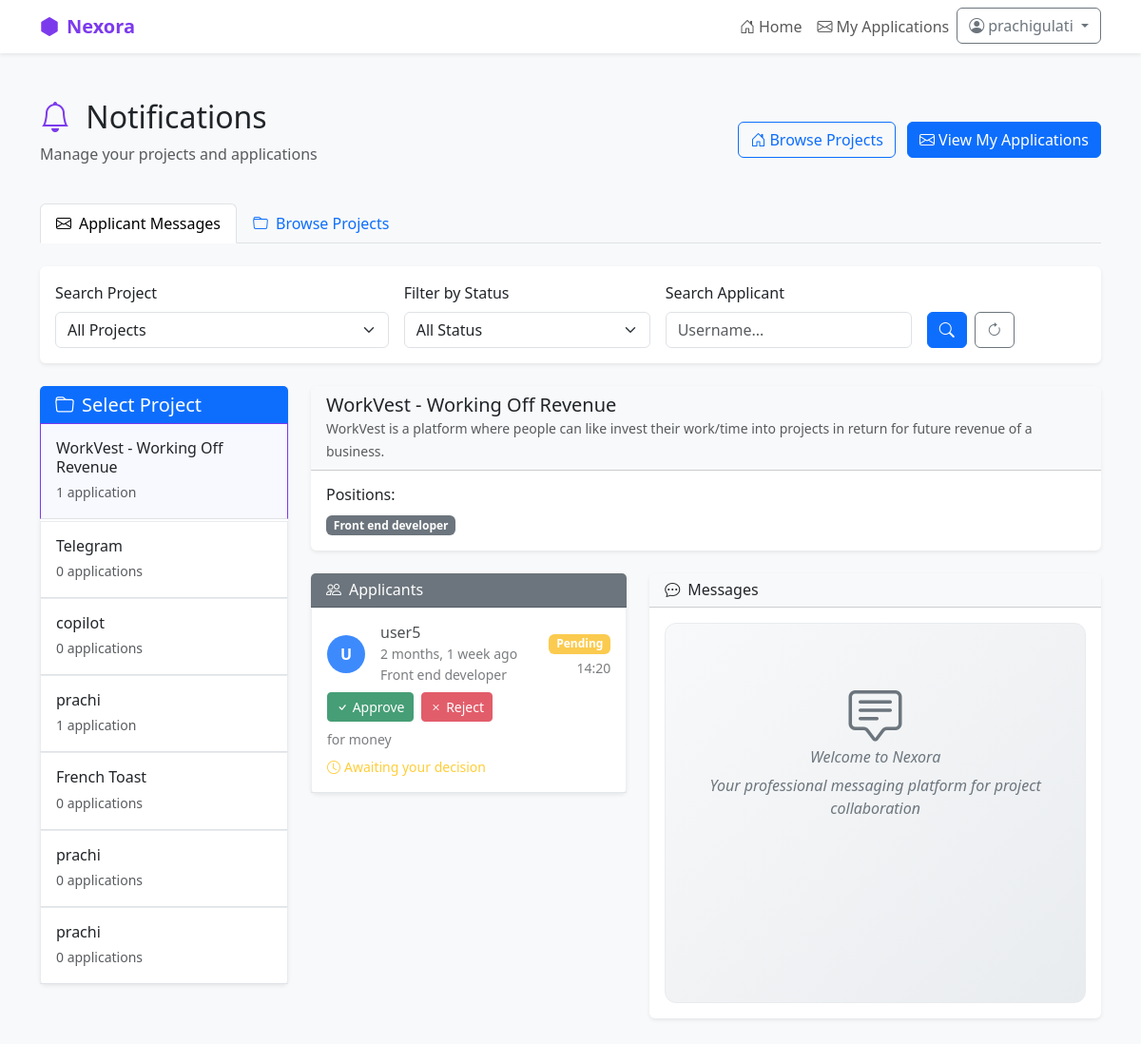
The app's page /notifications/ (signed in) with its own data.
### main/models.py (models this page shows, shortened)
class Project(models.Model):
    user = models.ForeignKey(User, on_delete=models.CASCADE)
    name = models.CharField(max_length=40)
    description = models.TextField(max_length=200)
    problem = models.TextField(max_length=200, blank=True, null=True)
    market = models.TextField(max_length=200, blank=True, null=True)
    competition = models.TextField(max_length=200, blank=True, null=True)
    details = models.TextField(max_length=200, blank=True, null=True)
    stage = models.CharField(max_length=100)
    category = models.CharField(max_length=100)
    url = models.URLField(blank=True, null=True)
    banner = models.ImageField(upload_to='banners/', null=True, blank=True)
    funding_goal = models.DecimalField(max_digits=10, decimal_places=2, default=0)
    created_at = models.DateTimeField(auto_now_add=True)

class Application(models.Model):
    STATUS_CHOICES = [
        ('pending', 'Pending'),
        ('approved', 'Approved'),
        ('rejected', 'Rejected'),
    ]
    position = models.ForeignKey(Position, on_delete=models.CASCADE, related_name='applications')
    applicant = models.ForeignKey(User, on_delete=models.CASCADE)
    reason = models.TextField()
    experience = models.TextField()
    created_at = models.DateTimeField(auto_now_add=True)
    status = models.CharField(max_length=10, choices=STATUS_CHOICES, default='pending')

class Position(models.Model):
    COMPENSATION_CHOICES = [
        ('paid', 'Paid'),
        ('unpaid', 'Unpaid'),
        ('equity', 'Equity Split'),
    ]
    project = models.ForeignKey(Project, on_delete=models.CASCADE, related_name="positions")
    title = models.CharField(max_length=100)
    description = models.TextField(max_length=200)
    compensation_type = models.CharField(max_length=10, choices=COMPENSATION_CHOICES, default='unpaid')

### main/views.py (the view)
# urls.py: path('notifications/', views.notifications_view, name='notifications'),
@login_required
def notifications_view(request):
    from collections import defaultdict
    from .models import Project, Application
    from django.db.models import Q
    search_project = request.GET.get('search_project', '')
    filter_status = request.GET.get('filter_status', '')
    search_applicant = request.GET.get('search_applicant', '')
    user_projects = Project.objects.filter(user=request.user)\
        .prefetch_related('positions')\
        .order_by('-created_at')
    if search_project:
        user_projects = user_projects.filter(name__icontains=search_project)
    applications = Application.objects.filter(
        position__project__in=user_projects
    ).select_related('position', 'position__project', 'applicant')\
     .order_by('-created_at')
    if filter_status:
        applications = applications.filter(status=filter_status)
    if search_applicant:
        applications = applications.filter(applicant__username__icontains=search_applicant)
    for app in applications:
        unread_count = Message.objects.filter(
            application=app,
            recipient=request.user,
            is_read=False
        ).count()
        app.has_unread = unread_count > 0
        app.unread_count = unread_count
    grouped_apps = defaultdict(list)
    for app in applications:
        grouped_apps[app.position.project].append(app)
    project_data = [(project, grouped_apps.get(project, [])) for project in user_projects]
    all_user_projects = Project.objects.filter(user=request.user).order_by('name')
    context = {
        'grouped_apps': project_data,
        'all_user_projects': all_user_projects,
        'search_project': search_project,
        'filter_status': filter_status,
        'search_applicant': search_applicant,
    }
    return render(request, 'notifications.html', context)

### main/templates/notifications.html (shortened to what this page needs)
{% load humanize %}
<!DOCTYPE html>
<html lang="en">
  <head>
    <link
      href="https://cdn.jsdelivr.net/npm/bootstrap@5.3.3/dist/css/bootstrap.min.css"
      rel="stylesheet"
    />
    <link
      rel="stylesheet"
      href="https://cdn.jsdelivr.net/npm/bootstrap-icons@1.10.5/font/bootstrap-icons.css"
    />
  </head>
  <body>
    <nav class="navbar navbar-expand-lg navbar-light bg-white shadow-sm">
      <div class="container">
        <a
          class="navbar-brand fw-bold"
          href="{% url 'home' %}"
          style="color: var(--primary)"
        >
          <i class="bi bi-hexagon-fill me-2"></i>Nexora
        </a>
        <div class="navbar-nav ms-auto">
          <a class="nav-link" href="{% url 'home' %}">
            <i class="bi bi-house-door me-1"></i>Home
          </a>
          <a class="nav-link" href="{% url 'applicant_messages' %}">
            <i class="bi bi-envelope me-1"></i>My Applications
          </a>
          <div class="dropdown">
            <button
              class="btn btn-outline-secondary dropdown-toggle"
              type="button"
              data-bs-toggle="dropdown"
            >
              <i class="bi bi-person-circle me-1"></i>{{ user.username }}
            </button>
          </div>
        </div>
      </div>
    </nav>
    <div class="container my-5">
      <div class="row">
        <div class="col-12">
          <div class="d-flex justify-content-between align-items-center mb-4">
            <div>
              <h2>
                <i class="bi bi-bell me-2" style="color: var(--primary)"></i>
                Notifications
              </h2>
              <p class="text-muted">
                Manage your projects and applications
              </p>
            </div>
            <div>
              <a href="{% url 'home' %}" class="btn btn-outline-primary me-2">
                <i class="bi bi-house-door me-1"></i>Browse Projects
              </a>
              <a href="{% url 'applicant_messages' %}" class="btn btn-primary">
                <i class="bi bi-envelope me-1"></i>View My Applications
              </a>
            </div>
          </div>
        </div>
      </div>
      <div class="row mb-4">
        <div class="col-12">
          <ul class="nav nav-tabs" id="notificationTabs" role="tablist">
            <li class="nav-item" role="presentation">
              <button class="nav-link active" id="applicant-messages-tab" data-bs-toggle="tab" data-bs-target="#applicant-messages" type="button" role="tab">
                <i class="bi bi-envelope me-2"></i>Applicant Messages
              </button>
            </li>
            <li class="nav-item" role="presentation">
              <button class="nav-link" id="browse-projects-tab" data-bs-toggle="tab" data-bs-target="#browse-projects" type="button" role="tab">
                <i class="bi bi-folder me-2"></i>Browse Projects
              </button>
            </li>
          </ul>
        </div>
      </div>
      <div class="tab-content" id="notificationTabsContent">
        <div class="tab-pane fade show active" id="applicant-messages" role="tabpanel">
          <div class="card border-0 shadow-sm mb-4">
            <div class="card-body">
              <form method="GET" class="row g-3">
                <div class="col-md-4">
                  <label for="search_project" class="form-label">Search Project</label>
                  <select class="form-select" id="search_project" name="search_project">
                    <option value="">All Projects</option>
                  </select>
                </div>
                <div class="col-md-3">
                  <label for="filter_status" class="form-label">Filter by Status</label>
                  <select class="form-select" id="filter_status" name="filter_status">
                    <option value="">All Status</option>
                  </select>
                </div>
                <div class="col-md-3">
                  <label for="search_applicant" class="form-label">Search Applicant</label>
                  <input type="text" class="form-control" id="search_applicant" name="search_applicant"
                         placeholder="Username..." value="{{ search_applicant }}">
                </div>
                <div class="col-md-2">
                  <label class="form-label">&nbsp;</label>
                  <div class="d-flex gap-2">
                    <button type="submit" class="btn btn-primary">
                      <i class="bi bi-search"></i>
                    </button>
                    <a href="{% url 'notifications' %}" class="btn btn-outline-secondary">
                      <i class="bi bi-arrow-clockwise"></i>
                    </a>
                  </div>
                </div>
              </form>
            </div>
          </div>
          {% if grouped_apps %}
          <div class="row">
        <div class="col-lg-3">
          <div class="card border-0 shadow-sm">
            <div class="card-header bg-primary text-white">
              <h5 class="mb-0">
                <i class="bi bi-folder me-2"></i>Select Project
              </h5>
            </div>
            <div class="card-body p-0">
              {% for project, apps in grouped_apps %}
              <div
                class="project-card p-3 border-bottom"
                onclick="showProject('{{ project.id }}')"
              >
                <h6 class="mb-1">{{ project.name }}</h6>
                <small class="text-muted">{{ apps|length }} application{{ apps|length|pluralize }}</small>
              </div>
              {% endfor %}
            </div>
          </div>
        </div>
        <div class="col-lg-9">
          {% for project, apps in grouped_apps %}
          <div
            id="project-{{ project.id }}"
            class="project-content"
            style="display: none"
          >
            <div class="card border-0 shadow-sm mb-4">
              <div class="card-header bg-light">
                <h5 class="mb-0">{{ project.name }}</h5>
                <small class="text-muted"
                  >{{ project.description|default:"No description." }}</small
                >
              </div>
              <div class="card-body">
                <div class="row">
                  <div class="col-md-6">
                    <h6>Positions:</h6>
                    {% for app in apps %}
                    <span class="badge bg-secondary me-1"
                      >{{ app.position.title }}</span
                    >
                    {% endfor %}
                  </div>
                </div>
              </div>
            </div>
            {% if apps %}
            <div class="row">
              <div class="col-lg-5">
                <div class="card border-0 shadow-sm">
                  <div class="card-header bg-secondary text-white">
                    <h6 class="mb-0">
                      <i class="bi bi-people me-2"></i>Applicants
                    </h6>
                  </div>
                  <div
                    class="card-body p-0"
                    style="max-height: 500px; overflow-y: auto"
                  >
                    {% for app in apps %}
                    <div
                      class="applicant-card p-3 border-bottom {% if app.status == 'approved' %}cursor-pointer{% endif %}"
                    >
                      <div class="d-flex align-items-center mb-2">
                        <div
                          class="bg-primary rounded-circle d-flex align-items-center justify-content-center me-3"
                          style="width: 40px; height: 40px"
                        >
                          <span class="text-white fw-bold"
                            >{{ app.applicant.username|first|upper }}</span
                          >
                        </div>
                        <div class="flex-grow-1">
                          <h6 class="mb-0">{{ app.applicant.username }}</h6>
                          <small class="text-muted"
                            >{{ app.created_at|naturaltime }}</small
                          >
                          <div class="small text-muted">{{ app.position.title }}</div>
                        </div>
                        <div class="text-end">
                          <span class="badge status-{{ app.status|default:'pending' }} mb-1">
                            {{ app.status|default:"pending"|title }}
                          </span>
                          <div class="small text-muted">{{ app.created_at|time:"H:i" }}</div>
                        </div>
                      </div>
                      {% if app.status == 'pending' %}
                      <div class="d-flex gap-2 mb-2">
                        <button
                          class="btn btn-sm btn-success"
                          onclick="updateStatus({{ app.id }}, 'approved')"
                        >
                          <i class="bi bi-check"></i> Approve
                        </button>
                        <button
                          class="btn btn-sm btn-danger"
                          onclick="updateStatus({{ app.id }}, 'rejected')"
                        >
                          <i class="bi bi-x"></i> Reject
                        </button>
                      </div>
                      {% endif %}
                      <div class="text-muted small mb-2">
                        {{ app.reason|default:"—" }}
                      </div>
                      {% if app.status == 'approved' %}
                      <div class="small text-success">
                        <i class="bi bi-chat-dots me-1"></i>Click to start messaging
                      </div>
                      {% elif app.status == 'rejected' %}
                      <div class="small text-danger">
                        <i class="bi bi-x-circle me-1"></i>Application rejected
                      </div>
                      {% else %}
                      <div class="small text-warning">
                        <i class="bi bi-clock me-1"></i>Awaiting your decision
                      </div>
                      {% endif %}
                    </div>
                    {% endfor %}
                  </div>
                </div>
              </div>
              <div class="col-lg-7">
                <div class="card border-0 shadow-sm">
                  <div class="card-header bg-light">
                    <h6 class="mb-0">
                      <i class="bi bi-chat-dots me-2"></i>Messages
                    </h6>
                  </div>
                  <div class="card-body">
                    <div id="messageArea-{{ project.id }}" class="message-area">
                      <div class="empty-messages">
                        <i class="bi bi-chat-square-text display-4 mb-3"></i>
                        <h6>Welcome to Nexora</h6>
                        <p>
                          Your professional messaging platform for project
                          collaboration
                        </p>
                      </div>
                    </div>
                  </div>
                </div>
              </div>
            </div>
            {% endif %}
          </div>
          {% endfor %}
        </div>
      </div>
      {% endif %}
        </div>
      </div>
    </div>
  </body>
</html>

### main/templates/notifications.html (style rules this page uses)
:root { --primary: #7c3aed; --primary-light: #a78bfa; --primary-dark: #6d28d9; }
body { background-color: #f8f9fa; font-family: "Segoe UI", sans-serif; }
.project-card { transition: all 0.3s ease; cursor: pointer; border: 1px solid #e9ecef; }
.project-card:hover, .project-card.active { background-color: #f8f9ff; border-color: var(--primary); transform: translateY(-2px); }
.applicant-card { transition: all 0.3s ease; cursor: pointer; border: 1px solid #e9ecef; }
.applicant-card:not(.cursor-pointer) { opacity: 0.8; }
.status-pending { background-color: #fbbf24; }
.message-area { height: 400px; overflow-y: auto; border: 1px solid #e9ecef; border-radius: 12px; padding: 1rem; background: linear-gradient(135deg, #f8f9fa 0%, #e9ecef 100%); position: relative; }
.empty-messages { text-align: center; color: #6c757d; padding: 3rem 1rem; font-style: italic; }

### records on screen
Project: name "WorkVest - Working Off Revenue", apps "1", description "WorkVest is a platform where people can like invest their work/time into projects in return for future revenue of a business."
Project: name "Telegram", apps "0"
Project: name "copilot", apps "0"
Project: name "prachi", apps "1"
Project: name "French Toast", apps "0"
Project: name "prachi", apps "0"
Project: name "prachi", apps "0"
Application: position "Front end developer", applicant.username|first "U", applicant.username "user5", created_at "2 months, 1 week ago", status "Pending", created_at "14:20", reason "for money", shows "Awaiting your decision"

### other values on screen
{{ user.username }} "prachigulati"
